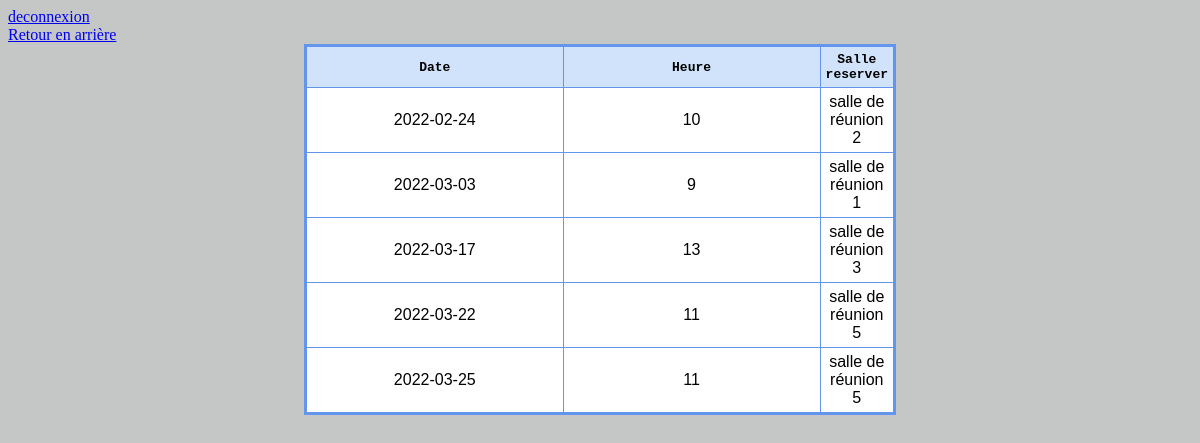
The page /creneau.php on the database its author committed.
### tables this page shows
CREATE TABLE `creneau` (
  `id_creneau` int(11) NOT NULL,
  `datte` date DEFAULT NULL,
  `heure` int(11) DEFAULT NULL,
  `id_sal` int(11) DEFAULT NULL,
  `id_us` int(11) DEFAULT NULL
);

CREATE TABLE `salle` (
  `id_salle` int(11) NOT NULL,
  `nom_salle` varchar(100) NOT NULL
);

### creneau.php (the view, shortened to what this page needs)
<html>
<head>
</head>
<body>
<a href="deconnexion.php">deconnexion</a>
</br><a href="reservation.php">Retour en arrière</a>
		<link rel="stylesheet" type="text/css" href="css/creneau.css" />
	<table id="tableau" data-responsive="table">
	<thead>
		<tr>
			<th>Date</th>
			<th>Heure</th>
			<th>Salle reserver</th>
		</tr>
	</thead>
	<tbody>
			<?php
				include_once('config.php');
				$result =mysqli_query($mysqli,
				"SELECT *
				FROM creneau
				inner join salle on creneau.id_sal=salle.id_salle
				ORDER BY datte");
while($res = mysqli_fetch_array($result)) {
echo "<tr>";
echo "<td>".$res['datte']."</td>";
echo "<td>".$res['heure']."</td>";
echo "<td>".$res['nom_salle']."</td>";
}
?>
	</tbody>
</table>
</body>
</html>

### css/creneau.css (style rules this page uses)
body { background-color: #C4C7C5; }
table { border: medium solid #6495ed; border-collapse: collapse; width: 50%; margin:auto; }
th { font-family: monospace; border: thin solid #6495ed; width: 50%; padding: 5px; background-color: #D0E3FA; }
td { font-family: sans-serif; border: thin solid #6495ed; width: 50%; padding: 5px; text-align: center; background-color: #ffffff; }

### rows shown on the page
creneau: datte "2022-02-24", heure "10", id_sal.nom_salle "salle de réunion 2"
creneau: datte "2022-03-03", heure "9", id_sal.nom_salle "salle de réunion 1"
creneau: datte "2022-03-17", heure "13", id_sal.nom_salle "salle de réunion 3"
creneau: datte "2022-03-22", heure "11", id_sal.nom_salle "salle de réunion 5"
creneau: datte "2022-03-25", heure "11", id_sal.nom_salle "salle de réunion 5"
